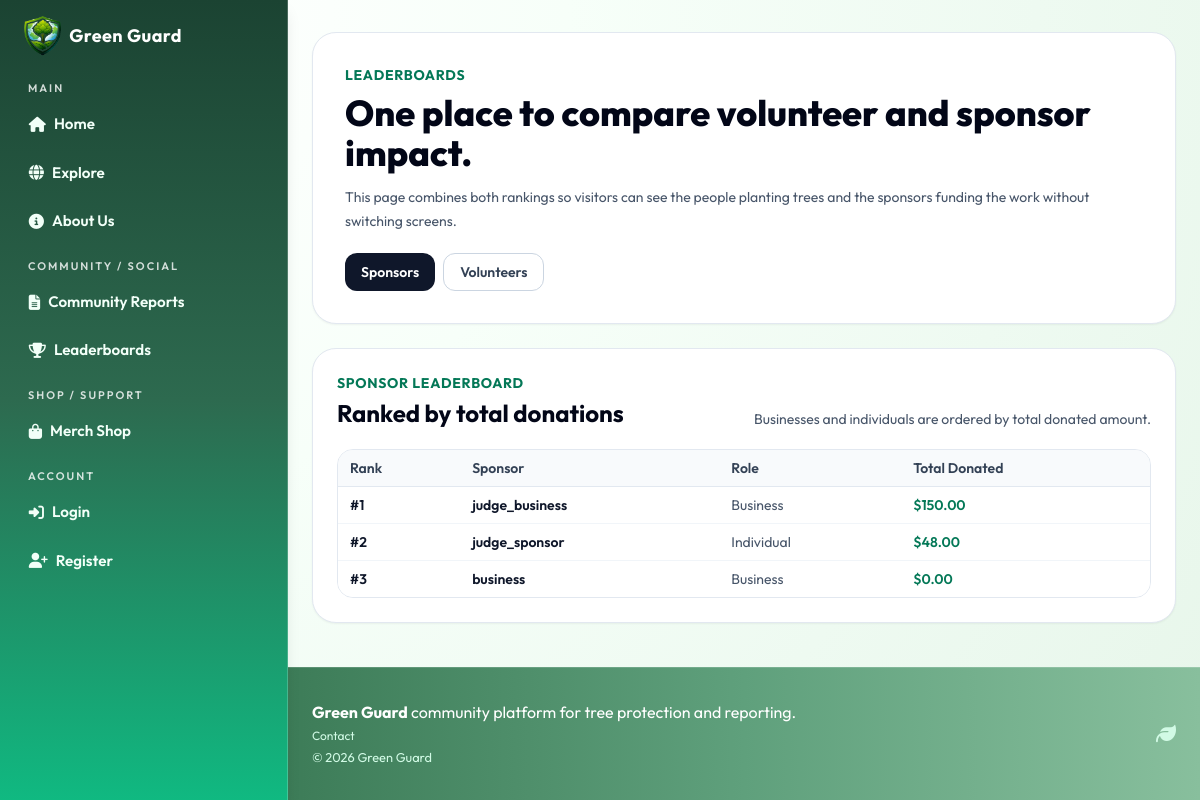
The app's page /leaderboard with its own data.
### models.py (models this page shows, shortened)
class User(UserMixin, db.Model):
    id = db.Column(db.Integer, primary_key=True)
    username = db.Column(db.String(80), unique=True, nullable=False)
    email = db.Column(db.String(120), unique=True, nullable=False)
    password_hash = db.Column(db.String(255), nullable=False)
    role = db.Column(db.String(30), default="individual", nullable=False)
    is_admin = db.Column(db.Boolean, default=False, nullable=False)
    verification_status = db.Column(
        db.String(20), default="approved", nullable=False
    )
    verified_at = db.Column(db.DateTime)
    verified_by_id = db.Column(db.Integer, db.ForeignKey("user.id"))
    created_at = db.Column(
        db.DateTime, default=datetime.utcnow, nullable=False)
    verified_by = db.relationship(
        "User",
        remote_side=[id],
        foreign_keys=[verified_by_id],
        post_update=True,
    )
    tree_records = db.relationship(
        "TreeRecord", backref="user", lazy=True, cascade="all, delete-orphan"
    )
    cutting_reports = db.relationship(
        "CuttingReport", backref="user", lazy=True, cascade="all, delete-orphan"
    )
    volunteer_signups = db.relationship(
        "VolunteerCampaignSignup", backref="user", lazy=True, cascade="all, delete-orphan"
    )
    support_donations = db.relationship(
        "SupportDonation", backref="user", lazy=True, cascade="all, delete-orphan"
    )
    created_campaigns = db.relationship(
        "Campaign", backref="creator", lazy=True, foreign_keys="Campaign.creator_user_id"
    )
    merch_purchases = db.relationship(
        "MerchPurchase", backref="user", lazy=True, cascade="all, delete-orphan"
    )

### routes/main.py (the view)
@main_bp.route("/leaderboard")
def leaderboard():
    return render_template(
        "shared/leaderboards.html",
        sponsor_leaderboard=_build_sponsor_leaderboard_rows(),
        volunteer_leaderboard=_build_volunteer_leaderboard_rows(),
    )

### routes/main.py (called while the page is built)
def _build_sponsor_leaderboard_rows() -> list[dict]:
    sponsor_users = User.query.filter(
        User.is_admin.is_(False),
        User.role.in_(["business", "individual"]),
    ).all()
    rows = []
    for user in sponsor_users:
        total_amount = sum(
            float(donation.amount)
            for donation in SupportDonation.query.filter_by(user_id=user.id).all()
        )
        rows.append({"user": user, "total_amount": total_amount})
    rows.sort(
        key=lambda item: (
            item["total_amount"],
            item["user"].username.lower(),
        ),
        reverse=True,
    )
    for index, item in enumerate(rows, start=1):
        item["rank"] = index
    return rows

def _calculate_volunteer_score(user: User) -> dict:
    trees = TreeRecord.query.filter_by(user_id=user.id).all()
    reports = CuttingReport.query.filter_by(user_id=user.id).all()
    campaigns_created = Campaign.query.filter_by(
        creator_user_id=user.id).count()
    tree_count = sum(tree.quantity or 0 for tree in trees)
    report_count = len(reports)
    tree_points = tree_count * 10
    report_points = report_count * 15
    campaign_points = campaigns_created * 30
    total_points = tree_points + report_points + campaign_points
    return {
        "tree_count": tree_count,
        "report_count": report_count,
        "campaigns_created": campaigns_created,
        "total_points": total_points,
    }

### templates/shared/leaderboards.html (shortened to what this page needs)
{% extends 'base.html' %}
{% block content %}
  <section class="mx-auto mt-8 w-full max-w-6xl px-4 sm:px-6">
    <div class="rounded-3xl border border-slate-200 bg-white p-6 shadow-sm sm:p-8">
      <p class="text-sm font-bold uppercase tracking-wider text-emerald-700">Leaderboards</p>
      <h1 class="mt-2 text-3xl font-extrabold text-slate-950 sm:text-4xl">One place to compare volunteer and sponsor impact.</h1>
      <p class="mt-3 max-w-3xl text-sm leading-6 text-slate-600">This page combines both rankings so visitors can see the people planting trees and the sponsors funding the work without switching screens.</p>
      <div class="mt-5 flex flex-wrap gap-2">
        <button type="button" class="leaderboard-switch rounded-xl bg-slate-900 px-4 py-2 text-sm font-semibold text-white hover:bg-slate-700" data-board-target="sponsors">Sponsors</button>
        <button type="button" class="leaderboard-switch rounded-xl border border-slate-300 px-4 py-2 text-sm font-semibold text-slate-700 hover:bg-slate-100" data-board-target="volunteers">Volunteers</button>
      </div>
    </div>
    <div id="sponsors" class="leaderboard-panel mt-6 rounded-3xl border border-slate-200 bg-white p-6 shadow-sm" data-board-panel="sponsors">
      <div class="flex flex-col gap-2 sm:flex-row sm:items-end sm:justify-between">
        <div>
          <p class="text-sm font-bold uppercase tracking-wider text-emerald-700">Sponsor Leaderboard</p>
          <h2 class="mt-1 text-2xl font-bold text-slate-950">Ranked by total donations</h2>
        </div>
        <p class="text-sm text-slate-600">Businesses and individuals are ordered by total donated amount.</p>
      </div>
      {% if sponsor_leaderboard %}
        <div class="mt-5 overflow-x-auto rounded-2xl border border-slate-200">
          <table class="min-w-full divide-y divide-slate-200 text-sm">
            <thead class="bg-slate-50">
              <tr>
                <th class="px-3 py-2 text-left font-semibold text-slate-700">Rank</th>
                <th class="px-3 py-2 text-left font-semibold text-slate-700">Sponsor</th>
                <th class="px-3 py-2 text-left font-semibold text-slate-700">Role</th>
                <th class="px-3 py-2 text-left font-semibold text-slate-700">Total Donated</th>
              </tr>
            </thead>
            <tbody class="divide-y divide-slate-100 bg-white">
              {% for entry in sponsor_leaderboard %}
                <tr>
                  <td class="px-3 py-2 font-semibold text-slate-900">#{{ entry.rank }}</td>
                  <td class="px-3 py-2 font-semibold text-slate-900">{{ entry.user.username }}</td>
                  <td class="px-3 py-2 text-slate-600">{{ entry.user.role|replace('_', ' ')|title }}</td>
                  <td class="px-3 py-2 font-semibold text-emerald-700">${{ '%.2f'|format(entry.total_amount) }}</td>
                </tr>
              {% endfor %}
            </tbody>
          </table>
        </div>
      {% else %}
        <div class="mt-5 rounded-2xl border border-slate-200 bg-slate-50 p-4 text-sm text-slate-600">No sponsor donations recorded yet.</div>
      {% endif %}
    </div>
  </section>
{% endblock %}

### static/css/style.css (style rules this page uses)
:root { --gg-green-dark: #2f6b47; --gg-green-mid: #5fa07c; --gg-green-soft: #ecf9f0; --gg-earth: #b8a398; --gg-blush: #dff3e5; --gg-sky: #d8efe0; --gg-lemon: #f1f8dc; --gg-text: #223229; --gg-shadow: 0 10px 24px rgba(74, 125, 95, 0.16); }
body { font-family: 'Outfit', sans-serif; background: radial-gradient(circle at 8% 4%, #ffffff 0%, #f7fff9 35%, #eefaf1 70%, #e7f6ea 100%); color: var(--gg-text); }
.text-left, .text-md-left { text-align: left; }
.text-white, .text-light { color: #ffffff; }
.shadow-sm { box-shadow: 0 6px 18px rgba(74, 125, 95, 0.12); }
.border { border: 1px solid #dbe7dd; }
.flex-wrap { flex-wrap: wrap; }
.mt-3 { margin-top: 1rem; }
.mt-5 { margin-top: 3rem; }

### records on screen
User: user.username "judge_business", user.role "Business"
User: user.username "judge_sponsor", user.role "Individual"
User: user.username "business", user.role "Business"

### other values on screen
{{ entry.rank }} "1" "2" "3"
{{ '%.2f'|format(entry.total_amount) }} "150.00" "48.00" "0.00"
